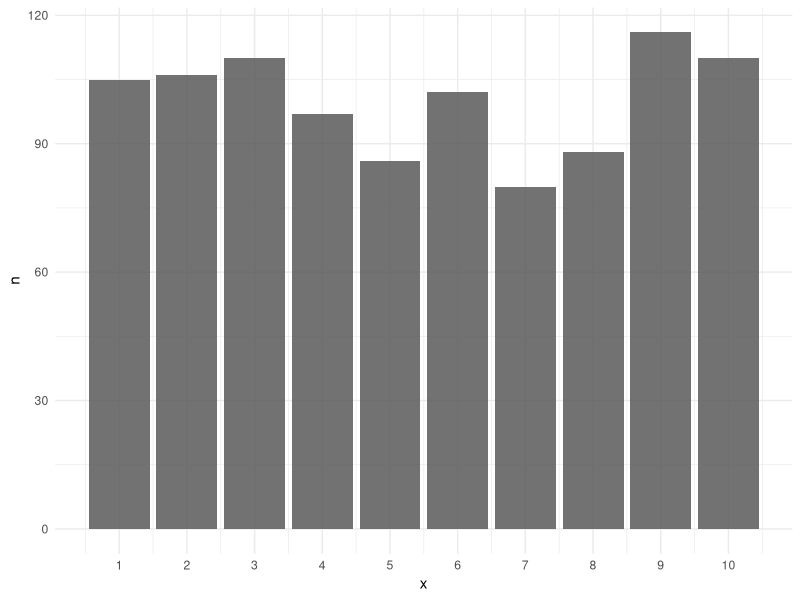
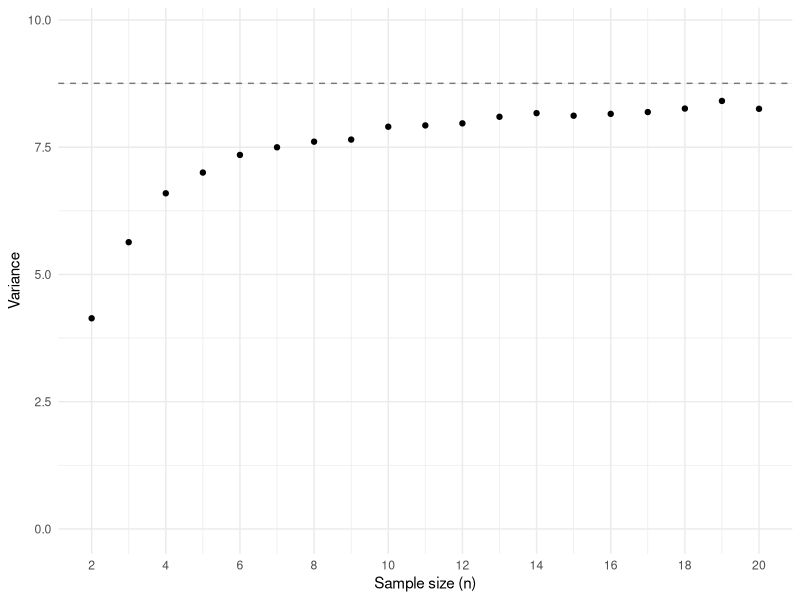
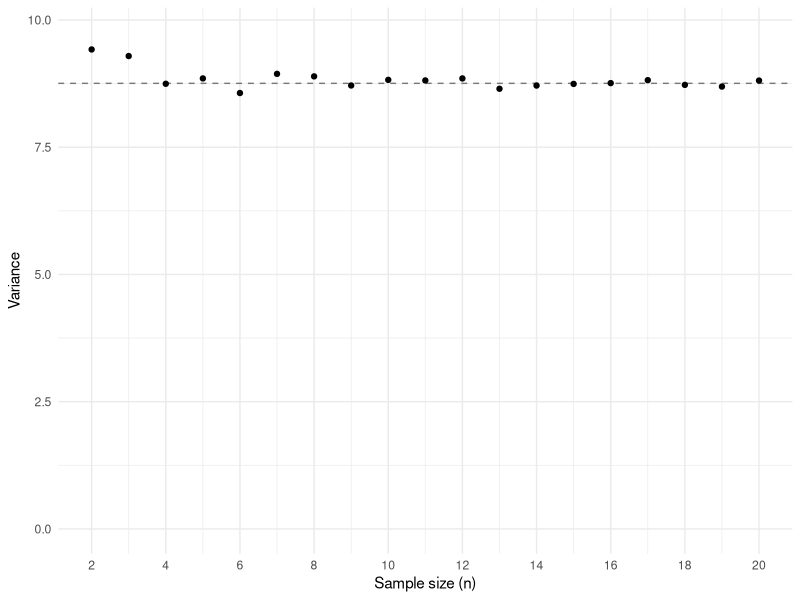
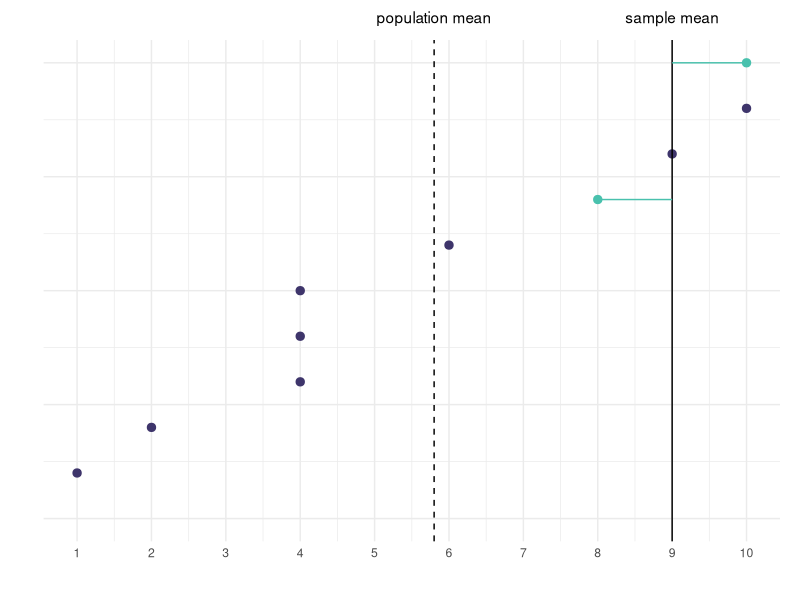
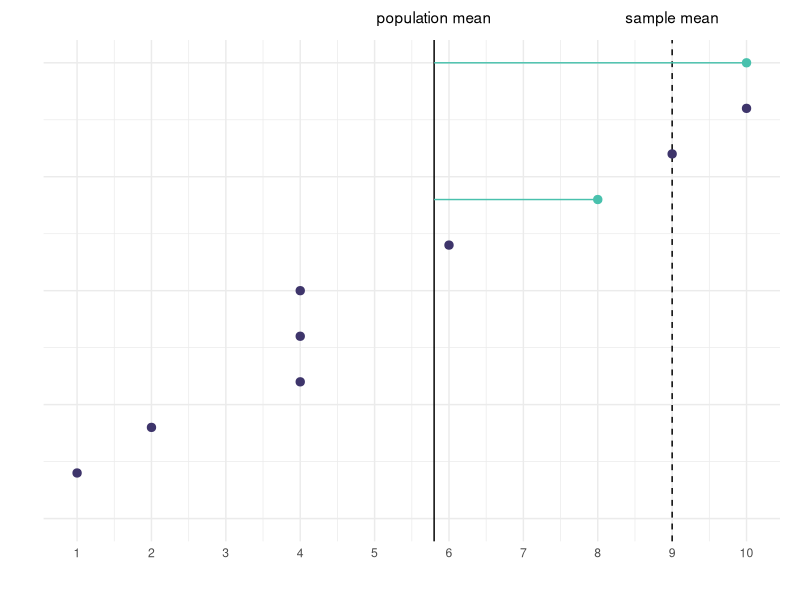
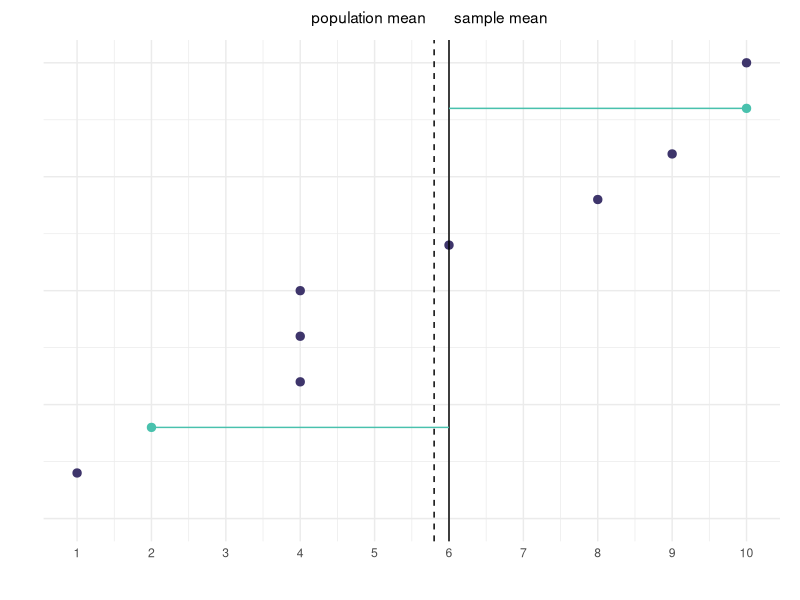
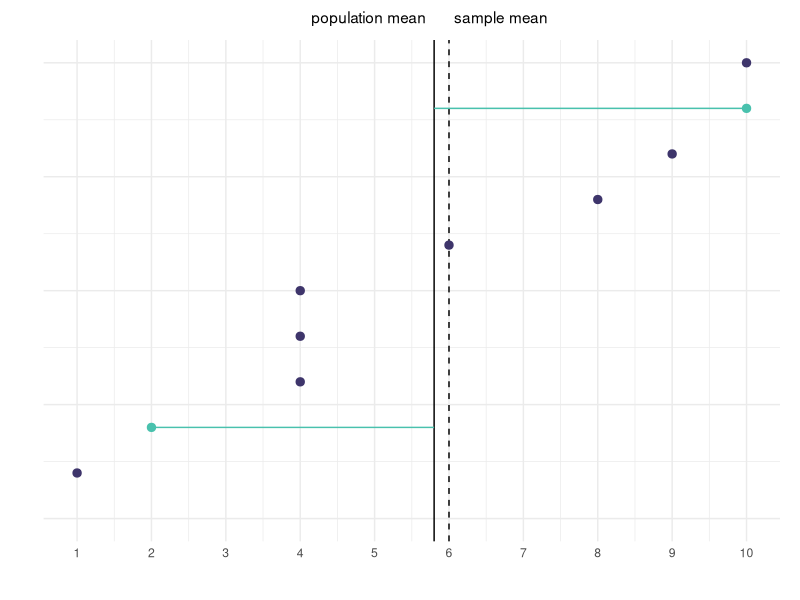
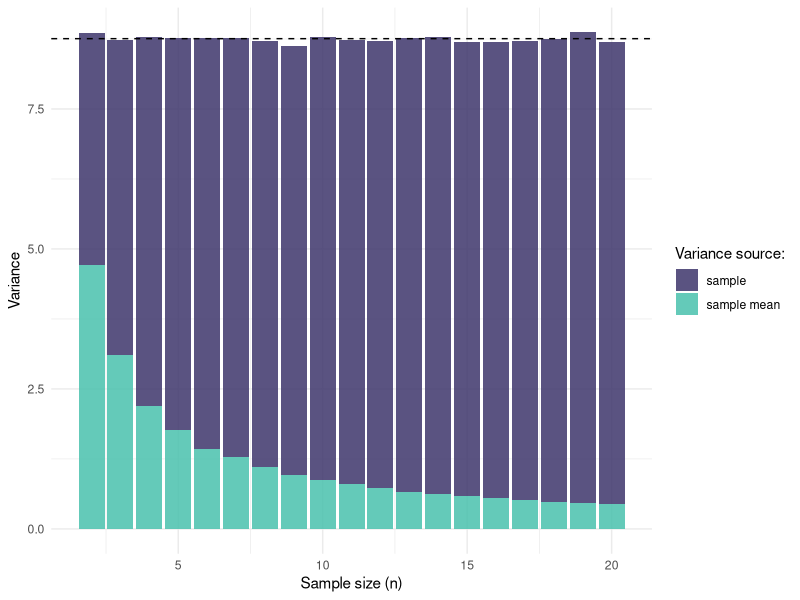

Recreate these plots in R, in order.
## ---- chunk 1
#| message: false

# Load packages
library(tidyverse)
library(viridis)

# Create our own variance function that returns the population or sample 
# variance
my_var <- function(x, population = FALSE) {
  if (population) {
    sum((x - mean(x))^2)/length(x)
  } else {
    sum((x - mean(x))^2)/(length(x) - 1)
  }
}

# Set the default ggplot theme
theme_set(theme_minimal())

# Set options
options(
  knitr.kable.NA = "",
  digits = 2
)
## ---- chunk 2
#| label: fig-population
#| fig-cap: The population in our example

# Set the seed for reproducibility
set.seed(1212)

# Create a population consisting of values ranging from 1 to 10
population <- sample(1:10, size = 1000, replace = TRUE)

# Calculate the population variance
sigma <- my_var(population, population = TRUE)

# Visualize the population
ggplot(tibble(population = population), mapping = aes(x = population)) +
  geom_bar(alpha = .85) +
  labs(x = "x", y = "n") +
  scale_x_continuous(breaks = 1:10)
## ---- chunk 3
# Draw a single sample from the population
sample <- sample(population, size = 5)
## ---- chunk 4
#| label: fig-variance-bias
#| fig-cap: A demonstration that dividing by 1 causes a bias
#| fig-subcap: 
#|   - Variance with division by n
#|   - Variance with division by n - 1
#| column: page
#| layout-ncol: 2

# Create an empty data frame with the simulation parameters
samples <- crossing(
    n = 2:20,
    i = 1:1000
  )

# Calculate the mean, sample variance, and population variance 
# for each combination of n and i
samples <- samples %>%
  rowwise() %>%
  mutate(
    var_unbiased = my_var(sample(population, n), population = FALSE),
    var_biased = my_var(sample(population, n), population = TRUE)
  )

# Plot the results in two separate plots
ggplot(samples, aes(x = n, y = var_biased)) +
  geom_hline(yintercept = sigma, linetype = "dashed", alpha = .5) +
  stat_summary(fun = "mean", geom = "point") +
  labs(x = "Sample size (n)", y = "Variance") +
  coord_cartesian(ylim = c(0, sigma + 1)) +
  scale_x_continuous(breaks = seq(from = 2, to = 20, by = 2))

ggplot(samples, aes(x = n, y = var_unbiased)) +
  geom_hline(yintercept = sigma, linetype = "dashed", alpha = .5) +
  stat_summary(fun = "mean", geom = "point") +
  labs(x = "Sample size (n)", y = "Variance") +
  coord_cartesian(ylim = c(0, sigma + 1)) +
  scale_x_continuous(breaks = seq(from = 2, to = 20, by = 2))
## ---- chunk 5
#| label: fig-bias-illustration-1
#| fig-cap: An illustration of how using a sample mean introduces bias
#| fig-subcap: 
#|   - Deviations from the sample mean
#|   - Deviations from the population mean
#| warning: false
#| column: page
#| layout-ncol: 2

# Create the population
x <- c(1, 2, 4, 4, 4, 6, 8, 9, 10, 10)

# Create a sample
sample1 <- tibble(
    index = 1:10,
    value = x,
    sample = c(0, 0, 0, 0, 0, 0, 1, 0, 0, 1),
    mean = mean(c(8, 10)),
    mu = mean(x)
  ) %>%
  mutate(
    mean = ifelse(sample == 1, mean, NA),
    mu = ifelse(sample == 1, mu, NA)
  )

# Plot the results
ggplot(sample1, aes(x = index, y = value, color = factor(sample))) +
  geom_hline(aes(yintercept = mu), linetype = "dashed") +
  geom_point(size = 2.5) +
  geom_hline(aes(yintercept = mean), linetype = "solid") +
  geom_segment(aes(xend = index, y = mean, yend = value), linetype = "solid") +
  annotate("text", x = 11, y = 5.8, label = "population mean") +
  annotate("text", x = 11, y = 9, label = "sample mean") +
  labs(x = "", y = "") +
  scale_color_viridis(
    option = "mako", 
    discrete = TRUE, 
    begin = .25, 
    end = .75
  ) +
  coord_flip(clip = "off", xlim = c(0, 10)) +
  scale_y_continuous(breaks = 1:10) +
  guides(color = "none") +
  theme(
    axis.text.y = element_blank(),
    plot.margin = unit(c(2, 1, 1, 1), "lines")
  )

ggplot(sample1, aes(x = index, y = value, color = factor(sample))) +
  geom_hline(aes(yintercept = mean), linetype = "dashed") +
  geom_point(size = 2.5) +
  geom_hline(aes(yintercept = mu), linetype = "solid") +
  geom_segment(aes(xend = index, y = mu, yend = value), linetype = "solid") +
  annotate("text", x = 11, y = 5.8, label = "population mean") +
  annotate("text", x = 11, y = 9, label = "sample mean") +
  labs(x = "", y = "") +
  scale_color_viridis(
    option = "mako", 
    discrete = TRUE, 
    begin = .25, 
    end = .75
  ) +
  coord_flip(clip = "off", xlim = c(0, 10)) +
  scale_y_continuous(breaks = 1:10) +
  guides(color = "none") +
  theme(
    axis.text.y = element_blank(),
    plot.margin = unit(c(2, 1, 1, 1), "lines")
  )
## ---- chunk 6
#| label: fig-bias-illustration-2
#| fig-cap: Another illustration of how using a sample mean introduces bias
#| fig-subcap: 
#|   - Deviations from the sample mean
#|   - Deviations from the population mean
#| warning: false
#| column: page
#| layout-ncol: 2

# Create a second sample
sample2 <- tibble(
    index = 1:10,
    value = x,
    sample = c(0, 1, 0, 0, 0, 0, 0, 0, 1, 0),
    mean = mean(c(2, 10)),
    mu = mean(x)
  ) %>%
  mutate(
    mean = ifelse(sample == 1, mean, NA),
    mu = ifelse(sample == 1, mu, NA)
  )

# Plot the results
ggplot(sample2, aes(x = index, y = value, color = factor(sample))) +
  geom_hline(aes(yintercept = mu), linetype = "dashed") +
  geom_point(size = 2.5) +
  geom_hline(aes(yintercept = mean), linetype = "solid") +
  geom_segment(aes(xend = index, y = mean, yend = value), linetype = "solid") +
  annotate("text", x = 11, y = 4.92, label = "population mean") +
  annotate("text", x = 11, y = 6.7, label = "sample mean") +
  labs(x = "", y = "") +
  scale_color_viridis(
    option = "mako", 
    discrete = TRUE, 
    begin = .25, 
    end = .75
  ) +
  coord_flip(clip = "off", xlim = c(0, 10)) +
  scale_y_continuous(breaks = 1:10) +
  guides(color = "none") +
  theme(
    axis.text.y = element_blank(),
    plot.margin = unit(c(2, 1, 1, 1), "lines")
  )
  
ggplot(sample2, aes(x = index, y = value, color = factor(sample))) +
  geom_hline(aes(yintercept = mean), linetype = "dashed") +
  geom_point(size = 2.5) +
  geom_hline(aes(yintercept = mu), linetype = "solid") +
  geom_segment(aes(xend = index, y = mu, yend = value), linetype = "solid") +
  annotate("text", x = 11, y = 4.92, label = "population mean") +
  annotate("text", x = 11, y = 6.7, label = "sample mean") +
  labs(x = "", y = "") +
  scale_color_viridis(
    option = "mako", 
    discrete = TRUE, 
    begin = .25, 
    end = .75
  ) +
  coord_flip(clip = "off", xlim = c(0, 10)) +
  scale_y_continuous(breaks = 1:10) +
  guides(color = "none") +
  theme(
    axis.text.y = element_blank(),
    plot.margin = unit(c(2, 1, 1, 1), "lines")
  )
## ---- chunk 7
#| label: fig-sources-of-variance
#| fig-cap: Sources of variance

# Calculate the variance sources per sample size
variance_sources <- samples %>%
  mutate(var_mean = var_unbiased / n) %>%
  group_by(n) %>%
  summarize(
    var_biased = mean(var_biased),
    var_unbiased = mean(var_unbiased),
    var_mean = mean(var_mean)
  ) %>%
  pivot_longer(cols = c(var_biased, var_mean), names_to = "variance_source", 
    values_to = "variance") %>%
  mutate(variance_source = recode(variance_source, "var_biased" = 
      "sample", "var_mean" = "sample mean"))

# Plot the results
ggplot(variance_sources, aes(x = n, fill = variance_source, y = variance)) +
  geom_col(alpha = .85) +
  geom_hline(yintercept = sigma, linetype = "dashed") +
  labs(x = "Sample size (n)", y = "Variance", fill = "Variance source:") +
  scale_fill_viridis(option = "mako", discrete = TRUE, begin = .25, end = .75)
